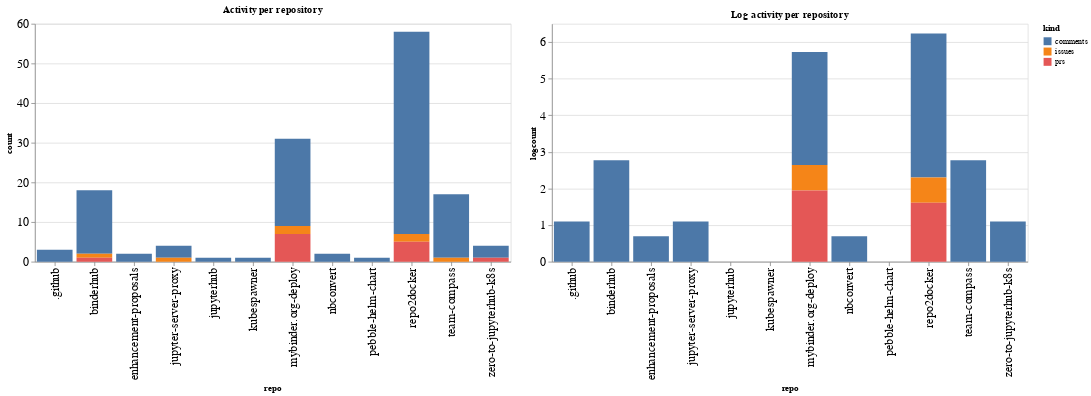

Here is the notebook cell this chart was saved with:
### Code cell
ch1 = alt.Chart(repo_summaries, width=600, title="Activity per repository").mark_bar().encode(
    x='repo',
    y='count',
    color='kind',
    tooltip="kind"
)

ch2 = alt.Chart(repo_summaries, width=600, title="Log activity per repository").mark_bar().encode(
    x='repo',
    y='logcount',
    color='kind',
    tooltip="kind"
)

ch1 | ch2

### Figure 1 — Vega-Lite specification as saved in the notebook (floating-point values rounded to 4 significant figures)
{"config": {"axisLeft": {"labelFontSize": 15}, "axisBottom": {"labelFontSize": 15}}, "hconcat": [{"mark": "bar", "encoding": {"color": {"type": "nominal", "field": "kind"}, "tooltip": {"type": "nominal", "field": "kind"}, "x": {"type": "nominal", "field": "repo"}, "y": {"type": "quantitative", "field": "count"}}, "title": "Activity per repository", "width": 600}, {"mark": "bar", "encoding": {"color": {"type": "nominal", "field": "kind"}, "tooltip": {"type": "nominal", "field": "kind"}, "x": {"type": "nominal", "field": "repo"}, "y": {"type": "quantitative", "field": "logcount"}}, "title": "Log activity per repository", "width": 600}], "data": {"name": "data-b57d725f3f38ef3cedfa841f01e406a6"}, "$schema": "https://vega.github.io/schema/vega-lite/v4.8.1.json", "datasets": {"data-b57d725f3f38ef3cedfa841f01e406a6": [{"repo": ".github", "kind": "comments", "count": 3, "logcount": 1.099}, {"repo": "binderhub", "kind": "comments", "count": 16, "logcount": 2.773}, {"repo": "binderhub", "kind": "issues", "count": 1, "logcount": 0.0}, {"repo": "binderhub", "kind": "prs", "count": 1, "logcount": 0.0}, {"repo": "enhancement-proposals", "kind": "comments", "count": 2, "logcount": 0.6931}, {"repo": "jupyter-server-proxy", "kind": "comments", "count": 3, "logcount": 1.099}, {"repo": "jupyter-server-proxy", "kind": "issues", "count": 1, "logcount": 0.0}, {"repo": "jupyterhub", "kind": "comments", "count": 1, "logcount": 0.0}, {"repo": "kubespawner", "kind": "comments", "count": 1, "logcount": 0.0}, {"repo": "mybinder.org-deploy", "kind": "comments", "count": 22, "logcount": 3.091}, {"repo": "mybinder.org-deploy", "kind": "issues", "count": 2, "logcount": 0.6931}, {"repo": "mybinder.org-deploy", "kind": "prs", "count": 7, "logcount": 1.946}, {"repo": "nbconvert", "kind": "comments", "count": 2, "logcount": 0.6931}, {"repo": "pebble-helm-chart", "kind": "comments", "count": 1, "logcount": 0.0}, {"repo": "repo2docker", "kind": "comments", "count": 51, "logcount": 3.932}, {"repo": "repo2docker", "kind": "issues", "count": 2, "logcount": 0.6931}, {"repo": "repo2docker", "kind": "prs", "count": 5, "logcount": 1.609}, {"repo": "team-compass", "kind": "comments", "count": 16, "logcount": 2.773}, {"repo": "team-compass", "kind": "issues", "count": 1, "logcount": 0.0}, {"repo": "zero-to-jupyterhub-k8s", "kind": "comments", "count": 3, "logcount": 1.099}, {"repo": "zero-to-jupyterhub-k8s", "kind": "prs", "count": 1, "logcount": 0.0}]}}
